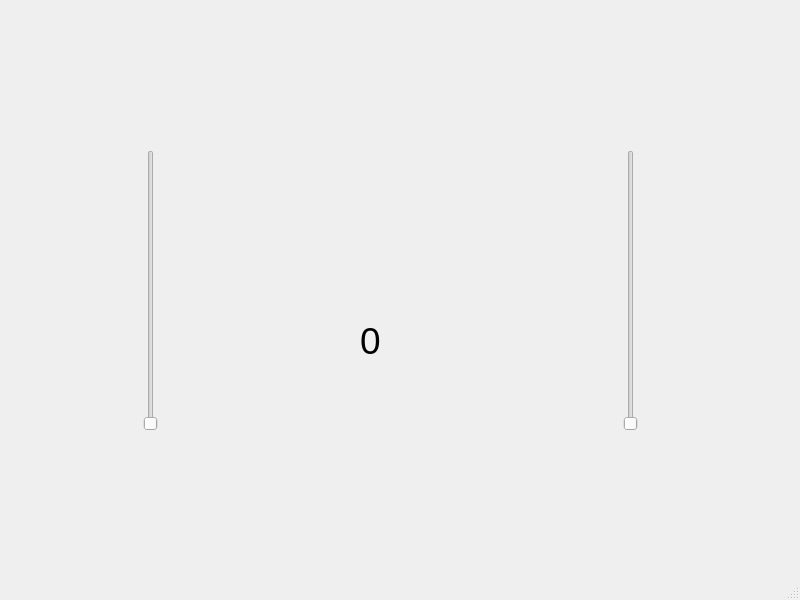
<?xml version="1.0" encoding="UTF-8"?>
<ui version="4.0">
 <class>MainWindow</class>
 <widget class="QMainWindow" name="MainWindow">
  <property name="geometry">
   <rect>
    <x>0</x>
    <y>0</y>
    <width>800</width>
    <height>600</height>
   </rect>
  </property>
  <property name="windowTitle">
   <string>MainWindow</string>
  </property>
  <widget class="QWidget" name="centralwidget">
   <widget class="QSlider" name="verticalSlider">
    <property name="geometry">
     <rect>
      <x>120</x>
      <y>150</y>
      <width>61</width>
      <height>281</height>
     </rect>
    </property>
    <property name="minimum">
     <number>1</number>
    </property>
    <property name="maximum">
     <number>50</number>
    </property>
    <property name="orientation">
     <enum>Qt::Vertical</enum>
    </property>
   </widget>
   <widget class="QSlider" name="verticalSlider_2">
    <property name="geometry">
     <rect>
      <x>600</x>
      <y>150</y>
      <width>61</width>
      <height>281</height>
     </rect>
    </property>
    <property name="minimum">
     <number>1</number>
    </property>
    <property name="maximum">
     <number>50</number>
    </property>
    <property name="orientation">
     <enum>Qt::Vertical</enum>
    </property>
   </widget>
   <widget class="QLabel" name="label">
    <property name="geometry">
     <rect>
      <x>360</x>
      <y>290</y>
      <width>47</width>
      <height>101</height>
     </rect>
    </property>
    <property name="font">
     <font>
      <pointsize>28</pointsize>
     </font>
    </property>
    <property name="text">
     <string>0</string>
    </property>
   </widget>
  </widget>
  <widget class="QMenuBar" name="menubar">
   <property name="geometry">
    <rect>
     <x>0</x>
     <y>0</y>
     <width>800</width>
     <height>21</height>
    </rect>
   </property>
  </widget>
  <widget class="QStatusBar" name="statusbar"/>
 </widget>
 <resources/>
 <connections/>
</ui>
